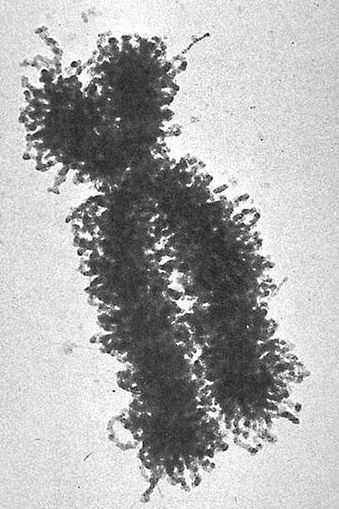
%> input picture lab01b/images/electron_micrograph_of_a_human_chromosome.jpg, 339 x 509 px
$ octave problem_2.m   (GNU Octave 9; MATLAB toolbox functions it lacks are replaced by stand-ins)
%> lines starting %> are read from the running program, lines starting %| are printed output that depends on the picture; in (x1, y1, x2, y2) boxes, pixels count from 0 and x2, y2 are one past the last pixel; in counts of white or black regions, pixels touching at a corner belong together; the program's own positions count from 1
% File: problem_2.m
% Description: Fourier Descriptor Scheme
% Authors: Cameron a. Craig & Stuart J.Thain
% Date: 11 March 2017

clear all;close all

% Number of fourier descriptors
num_desc = 128;

% Read image
original_image = imread('images/electron_micrograph_of_a_human_chromosome.jpg');
%> original_image is the input picture: size 509x339 uint8; min 0, max 255, mean 173

% Invert Image
inverted_image = 1 - im2double(original_image);
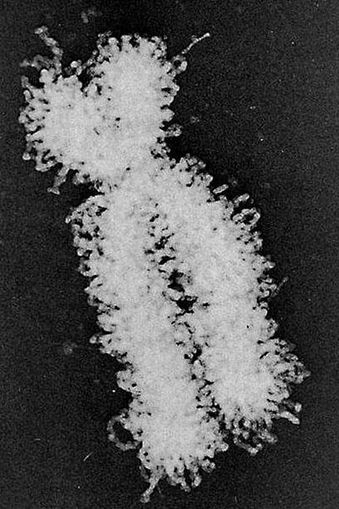
%> inverted_image: size 509x339 double; min 0, max 1, mean 0.322

% Blur the image
h = fspecial('gaussian',25,15);
inverted_image = imfilter(inverted_image, h, 'replicate');
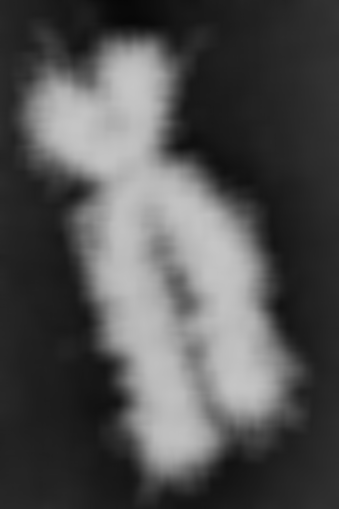
%> inverted_image: size 509x339 double; min 0.03, max 0.777, mean 0.322
b_w_image = im2bw(inverted_image, 1.7*graythresh(inverted_image));
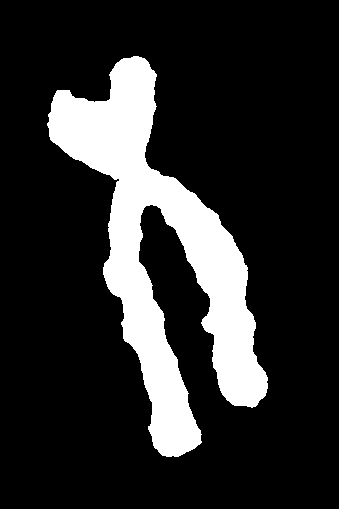
%> b_w_image: size 509x339 logical; 17.5% white; 1 white region, box (x1, y1, x2, y2) and area: (47, 56, 268, 457) 30151


% Find a starting point on the boundary
[rows cols] = find(b_w_image~=0);
%> rows = 30151 values from 57 to 457; cols = 30151 values from 48 to 268

% Find the boundary of the object
contour = bwtraceboundary(b_w_image, [rows(1), cols(1)], 'N');
%> contour = 1417 rows, first 12: [124 48; 123 49; 122 50; 121 50; 120 50; 119 50; 118 50; 117 49; 116 49; 115 49; 114 50; 113 51]

% Subsample the boundary points so we have exactly num_desc, and put them into a
% complex number format (x + jy)
sampleFactor = length(contour)/num_desc;
%> sampleFactor = 11.07
dist = 1;
for i=1:num_desc
    c(i) = contour(round(dist),2) + j*contour(round(dist),1);
    dist = dist + sampleFactor;
end
%> this loop made 128 passes
%> dist on passes 1 to 12: 12.07, 23.14, 34.21, 45.28, 56.35, 67.42, 78.49, 89.56, 100.6, 111.7, 122.8, 133.8
%> after the loop, dist = 1418

% Calculate the fourier transform of the complex descriptors
C = fft(c);

% Chop out some of the smaller coefficients (less than umax)
% umax = 32;
umax = 8;
Capprox = C;
for u=1:num_desc
    if u > umax & u < 128-umax
        Capprox(u) = 0;
    end
end

% Take inverse fft
cApprox = ifft(Capprox);

% Show original boundary and approximated boundary
figure,
subplot(1, 3, 3);
imshow(imcomplement(bwperim(b_w_image)));
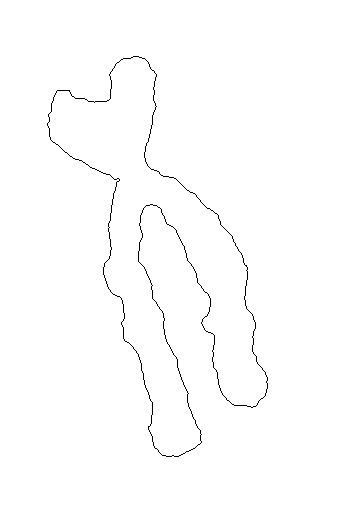
%> displayed picture: size 509x339 logical; 99.2% white; black in thin lines or dots, all inside (x1, y1, x2, y2) = (47, 56, 268, 457)
hold on, plot(cApprox,'r');
title(['Descriptors (n = '  num2str(num_desc)  ')']);

subplot(1, 3, 2);
imshow(b_w_image);
title('B/W');

subplot(1, 3, 1);
imshow(original_image);
title('Original');

annotation('arrow',[0.133333333333333 0.894736842105263],...
    [0.231445520581114 0.232445520581114]);
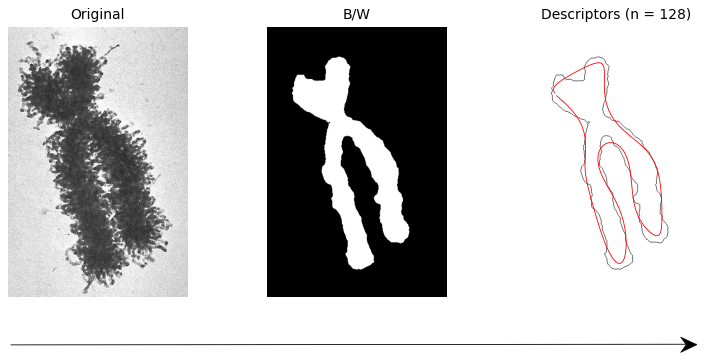
%> figure redrawn from the program's plot data, 4 panels
